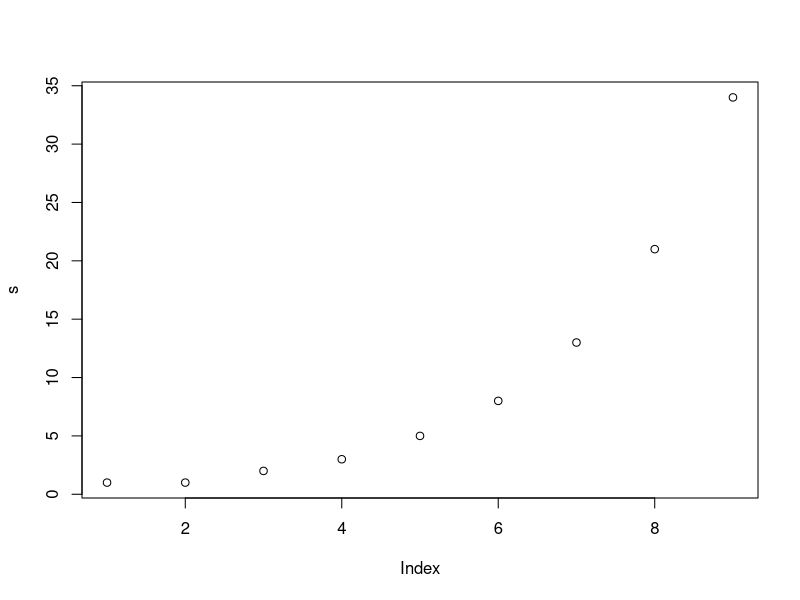

R code for this plot:
## ---- chunk 1
s<-c(1,1,2,3,5,8,13,21,34)
## ---- chunk 2
plot(s)
